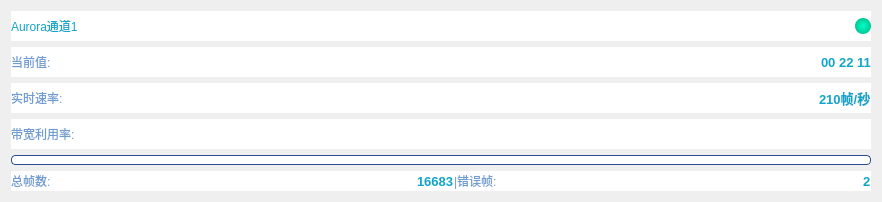
       <widget class="QWidget" name="wid_scp3" native="true">
        <property name="styleSheet">
         <string notr="true">#wid_scp3{
background-color: rgb(255, 255, 255);
border-radius:8px;
border:1px solid rgb(70,90,120);
}</string>
        </property>
        <layout class="QGridLayout" name="gridLayout_15">
         <item row="0" column="0">
          <widget class="QWidget" name="widget_13" native="true">
           <property name="styleSheet">
            <string notr="true">background-color: rgb(255,255,255);</string>
           </property>
           <layout class="QGridLayout" name="gridLayout_16">
            <property name="leftMargin">
             <number>0</number>
            </property>
            <property name="topMargin">
             <number>0</number>
            </property>
            <property name="rightMargin">
             <number>0</number>
            </property>
            <property name="bottomMargin">
             <number>0</number>
            </property>
            <property name="spacing">
             <number>0</number>
            </property>
            <item row="0" column="0">
             <widget class="QLabel" name="label_17">
              <property name="minimumSize">
               <size>
                <width>0</width>
                <height>30</height>
               </size>
              </property>
              <property name="styleSheet">
               <string notr="true">color: rgb(18,165,202);
font: 75 14pt &quot;微软雅黑&quot;;</string>
              </property>
              <property name="text">
               <string>Aurora通道1</string>
              </property>
             </widget>
            </item>
            <item row="0" column="1">
             <spacer name="horizontalSpacer_15">
              <property name="orientation">
               <enum>Qt::Horizontal</enum>
              </property>
              <property name="sizeHint" stdset="0">
               <size>
                <width>756</width>
                <height>20</height>
               </size>
              </property>
             </spacer>
            </item>
            <item row="0" column="2">
             <widget class="QLabel" name="label_18">
              <property name="minimumSize">
               <size>
                <width>16</width>
                <height>16</height>
               </size>
              </property>
              <property name="maximumSize">
               <size>
                <width>16</width>
                <height>16</height>
               </size>
              </property>
              <property name="styleSheet">
               <string notr="true">background: qradialgradient(cx:0.5,cy:0.5,radius:0.5,fx:0.5,fy:0.5,stop:0 rgba(0,255,200,255),stop:1 rgba(0,200,150,255));
box-shadow:0 0 8px rgba(0,255,200,180);
border-radius:8px;
min-width:16px;
min-height:16px;
max-width:16px;
max-height:16px;</string>
              </property>
              <property name="text">
               <string/>
              </property>
             </widget>
            </item>
           </layout>
          </widget>
         </item>
         <item row="1" column="0">
          <widget class="QWidget" name="widget_14" native="true">
           <property name="styleSheet">
            <string notr="true">background-color: rgb(255,255,255);</string>
           </property>
           <layout class="QGridLayout" name="gridLayout_17">
            <property name="leftMargin">
             <number>0</number>
            </property>
            <property name="topMargin">
             <number>0</number>
            </property>
            <property name="rightMargin">
             <number>0</number>
            </property>
            <property name="bottomMargin">
             <number>0</number>
            </property>
            <property name="spacing">
             <number>0</number>
            </property>
            <item row="0" column="0">
             <widget class="QLabel" name="label_19">
              <property name="minimumSize">
               <size>
                <width>0</width>
                <height>30</height>
               </size>
              </property>
              <property name="styleSheet">
               <string notr="true">color: rgb(111, 156, 209);
font: 75 10pt &quot;微软雅黑&quot;;</string>
              </property>
              <property name="text">
               <string>当前值:</string>
              </property>
             </widget>
            </item>
            <item row="0" column="2">
             <widget class="QLabel" name="lab_fcvalue1_4">
              <property name="styleSheet">
               <string notr="true">color: rgb(18,165,202);
font-family:&quot;微软雅黑&quot;;
font-size:10pt;
font-weight:bold;</string>
              </property>
              <property name="text">
               <string>00 22 11</string>
              </property>
             </widget>
            </item>
            <item row="0" column="1">
             <spacer name="horizontalSpacer_16">
              <property name="orientation">
               <enum>Qt::Horizontal</enum>
              </property>
              <property name="sizeHint" stdset="0">
               <size>
                <width>756</width>
                <height>20</height>
               </size>
              </property>
             </spacer>
            </item>
           </layout>
          </widget>
         </item>
         <item row="2" column="0">
          <widget class="QWidget" name="widget_15" native="true">
           <property name="styleSheet">
            <string notr="true">background-color: rgb(255,255,255);</string>
           </property>
           <layout class="QGridLayout" name="gridLayout_18">
            <property name="leftMargin">
             <number>0</number>
            </property>
            <property name="topMargin">
             <number>0</number>
            </property>
            <property name="rightMargin">
             <number>0</number>
            </property>
            <property name="bottomMargin">
             <number>0</number>
            </property>
            <property name="spacing">
             <number>0</number>
            </property>
            <item row="0" column="0">
             <widget class="QLabel" name="label_20">
              <property name="minimumSize">
               <size>
                <width>0</width>
                <height>30</height>
               </size>
              </property>
              <property name="styleSheet">
               <string notr="true">color: rgb(111, 156, 209);
font: 75 10pt &quot;微软雅黑&quot;;</string>
              </property>
              <property name="text">
               <string>实时速率:</string>
              </property>
             </widget>
            </item>
            <item row="0" column="2">
             <widget class="QLabel" name="lab_fcspeed1_3">
              <property name="styleSheet">
               <string notr="true">color: rgb(18,165,202);
font-family:&quot;微软雅黑&quot;;
font-size:10pt;
font-weight:bold;</string>
              </property>
              <property name="text">
               <string>210帧/秒</string>
              </property>
             </widget>
            </item>
            <item row="0" column="1">
             <spacer name="horizontalSpacer_17">
              <property name="orientation">
               <enum>Qt::Horizontal</enum>
              </property>
              <property name="sizeHint" stdset="0">
               <size>
                <width>756</width>
                <height>20</height>
               </size>
              </property>
             </spacer>
            </item>
           </layout>
          </widget>
         </item>
         <item row="3" column="0">
          <widget class="QWidget" name="widget_16" native="true">
           <property name="styleSheet">
            <string notr="true">background-color: rgb(255,255,255);</string>
           </property>
           <layout class="QGridLayout" name="gridLayout_19">
            <property name="leftMargin">
             <number>0</number>
            </property>
            <property name="topMargin">
             <number>0</number>
            </property>
            <property name="rightMargin">
             <number>0</number>
            </property>
            <property name="bottomMargin">
             <number>0</number>
            </property>
            <property name="spacing">
             <number>0</number>
            </property>
            <item row="0" column="0">
             <widget class="QLabel" name="label_21">
              <property name="minimumSize">
               <size>
                <width>0</width>
                <height>30</height>
               </size>
              </property>
              <property name="styleSheet">
               <string notr="true">color: rgb(111, 156, 209);
font: 75 10pt &quot;微软雅黑&quot;;</string>
              </property>
              <property name="text">
               <string>带宽利用率:</string>
              </property>
             </widget>
            </item>
            <item row="0" column="1">
             <spacer name="horizontalSpacer_18">
              <property name="orientation">
               <enum>Qt::Horizontal</enum>
              </property>
              <property name="sizeHint" stdset="0">
               <size>
                <width>756</width>
                <height>20</height>
               </size>
              </property>
             </spacer>
            </item>
           </layout>
          </widget>
         </item>
         <item row="4" column="0">
          <widget class="QProgressBar" name="progressBar1_3">
           <property name="minimumSize">
            <size>
             <width>0</width>
             <height>0</height>
            </size>
           </property>
           <property name="maximumSize">
            <size>
             <width>16777215</width>
             <height>10</height>
            </size>
           </property>
           <property name="styleSheet">
            <string notr="true">QProgressBar{
border-radius:4px;
border:1px solid #2A4D8F;
background-color: rgb(255,255,255);
height:8px;
}
QProgressBar::chunk{
background-color: qlineargradient(
x1:0,y1:0,
x2:1,y2:0,
stop:0 #4DFAFF,
stop:1 #007BFF
);
border-radius:5px;
}
</string>
           </property>
           <property name="value">
            <number>24</number>
           </property>
           <property name="format">
            <string/>
           </property>
          </widget>
         </item>
         <item row="5" column="0">
          <widget class="QWidget" name="widget_17" native="true">
           <property name="styleSheet">
            <string notr="true">background-color: rgb(255,255,255);</string>
           </property>
           <layout class="QGridLayout" name="gridLayout_20">
            <property name="leftMargin">
             <number>0</number>
            </property>
            <property name="topMargin">
             <number>0</number>
            </property>
            <property name="rightMargin">
             <number>0</number>
            </property>
            <property name="bottomMargin">
             <number>0</number>
            </property>
            <property name="spacing">
             <number>0</number>
            </property>
            <item row="0" column="1">
             <spacer name="horizontalSpacer_19">
              <property name="orientation">
               <enum>Qt::Horizontal</enum>
              </property>
              <property name="sizeHint" stdset="0">
               <size>
                <width>10</width>
                <height>20</height>
               </size>
              </property>
             </spacer>
            </item>
            <item row="0" column="0">
             <widget class="QLabel" name="label_22">
              <property name="minimumSize">
               <size>
                <width>0</width>
                <height>0</height>
               </size>
              </property>
              <property name="styleSheet">
               <string notr="true">color: rgb(111, 156, 209);
font: 75 10pt &quot;微软雅黑&quot;;</string>
              </property>
              <property name="text">
               <string>总帧数:</string>
              </property>
             </widget>
            </item>
            <item row="0" column="2">
             <widget class="QLabel" name="lab_allnum_3">
              <property name="styleSheet">
               <string notr="true">color: rgb(18,165,202);
font-family:&quot;微软雅黑&quot;;
font-size:10pt;
font-weight:bold;</string>
              </property>
              <property name="text">
               <string>16683</string>
              </property>
             </widget>
            </item>
            <item row="0" column="3">
             <widget class="QLabel" name="label_23">
              <property name="styleSheet">
               <string notr="true">color: rgb(111, 156, 209);
font: 75 10pt &quot;微软雅黑&quot;;</string>
              </property>
              <property name="text">
               <string>|错误帧:</string>
              </property>
             </widget>
            </item>
            <item row="0" column="4">
             <spacer name="horizontalSpacer_20">
              <property name="orientation">
               <enum>Qt::Horizontal</enum>
              </property>
              <property name="sizeHint" stdset="0">
               <size>
                <width>40</width>
                <height>20</height>
               </size>
              </property>
             </spacer>
            </item>
            <item row="0" column="5">
             <widget class="QLabel" name="lab_errnum_3">
              <property name="styleSheet">
               <string notr="true">color: rgb(18,165,202);
font-family:&quot;微软雅黑&quot;;
font-size:10pt;
font-weight:bold;</string>
              </property>
              <property name="text">
               <string>2</string>
              </property>
             </widget>
            </item>
           </layout>
          </widget>
         </item>
        </layout>
       </widget>
